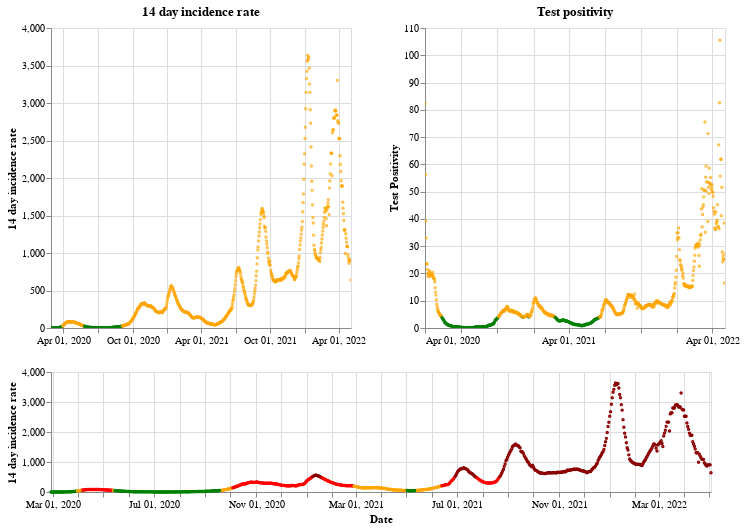

The code cell stored with this chart in its notebook:
### Markdown cell above
## Scotland

### Code cell
plot_traffic_light('Scotland')

### Figure 1 — Vega-Lite specification as saved in the notebook (floating-point values rounded to 4 significant figures; data arrays with more than 128 entries replaced by an {"elided": "..."} marker saying what was removed)
{"config": {"view": {"continuousWidth": 400, "continuousHeight": 300}}, "vconcat": [{"hconcat": [{"mark": {"type": "point", "size": 2}, "encoding": {"color": {"condition": {"value": "green", "test": "(datum.twoWeeklyCasesRate <= 25)"}, "value": "orange"}, "tooltip": [{"type": "nominal", "field": "areaName"}, {"type": "temporal", "field": "date"}, {"type": "quantitative", "field": "twoWeeklyCasesRate"}, {"type": "quantitative", "field": "testPositivity"}], "x": {"type": "temporal", "axis": {"title": ""}, "field": "date", "scale": {"domain": {"selection": "DateBrush"}}, "timeUnit": "yearmonthdate"}, "y": {"type": "quantitative", "axis": {"title": "14 day incidence rate"}, "field": "twoWeeklyCasesRate"}}, "title": "14 day incidence rate", "width": 300}, {"mark": {"type": "point", "size": 2}, "encoding": {"color": {"condition": {"value": "green", "test": "(datum.testPositivity <= 4)"}, "value": "orange"}, "tooltip": [{"type": "nominal", "field": "areaName"}, {"type": "temporal", "field": "date"}, {"type": "quantitative", "field": "twoWeeklyCasesRate"}, {"type": "quantitative", "field": "testPositivity"}], "x": {"type": "temporal", "axis": {"title": ""}, "field": "date", "scale": {"domain": {"selection": "DateBrush"}}, "timeUnit": "yearmonthdate"}, "y": {"type": "quantitative", "axis": {"title": "Test Positivity"}, "field": "testPositivity"}}, "title": "Test positivity", "width": 300}]}, {"layer": [{"mark": {"type": "point", "size": 2}, "encoding": {"color": {"condition": {"value": "orange", "test": "(((datum.testPositivity < 4) && (datum.twoWeeklyCasesRate >= 50)) && (datum.twoWeeklyCasesRate < 200))"}, "value": "red"}, "opacity": {"condition": {"value": 1, "test": "((datum.twoWeeklyCasesRate >= 50) && (datum.twoWeeklyCasesRate < 500))"}, "value": 0}, "tooltip": [{"type": "nominal", "field": "areaName"}, {"type": "temporal", "field": "date"}, {"type": "quantitative", "field": "twoWeeklyCasesRate"}, {"type": "quantitative", "field": "testPositivity"}], "x": {"type": "temporal", "axis": {"title": "Date"}, "field": "date", "timeUnit": "yearmonthdate"}, "y": {"type": "quantitative", "axis": {"title": "14 day incidence rate"}, "field": "twoWeeklyCasesRate"}}, "selection": {"DateBrush": {"type": "interval", "encodings": ["x"], "fields": ["Time"]}}}, {"mark": {"type": "point", "size": 2}, "encoding": {"color": {"value": "darkred"}, "opacity": {"condition": {"value": 1, "test": "(datum.twoWeeklyCasesRate >= 500)"}, "value": 0}, "tooltip": [{"type": "nominal", "field": "areaName"}, {"type": "temporal", "field": "date"}, {"type": "quantitative", "field": "twoWeeklyCasesRate"}, {"type": "quantitative", "field": "testPositivity"}], "x": {"type": "temporal", "axis": {"title": "Date"}, "field": "date", "timeUnit": "yearmonthdate"}, "y": {"type": "quantitative", "axis": {"title": "14 day incidence rate"}, "field": "twoWeeklyCasesRate"}}}, {"mark": {"type": "point", "size": 2}, "encoding": {"color": {"condition": {"value": "green", "test": "((datum.testPositivity < 4) && (datum.twoWeeklyCasesRate < 50))"}, "value": "orange"}, "opacity": {"condition": {"value": 1, "test": "(datum.twoWeeklyCasesRate < 50)"}, "value": 0}, "tooltip": [{"type": "nominal", "field": "areaName"}, {"type": "temporal", "field": "date"}, {"type": "quantitative", "field": "twoWeeklyCasesRate"}, {"type": "quantitative", "field": "testPositivity"}], "x": {"type": "temporal", "axis": {"title": "Date"}, "field": "date", "timeUnit": "yearmonthdate"}, "y": {"type": "quantitative", "axis": {"title": "14 day incidence rate"}, "field": "twoWeeklyCasesRate"}}}], "height": 120, "width": 660}], "data": {"name": "data-49113802883b5d65a478eaeb2b5cec4a"}, "$schema": "https://vega.github.io/schema/vega-lite/v4.8.1.json", "datasets": {"data-49113802883b5d65a478eaeb2b5cec4a": {"elided": "796 records"}}}
